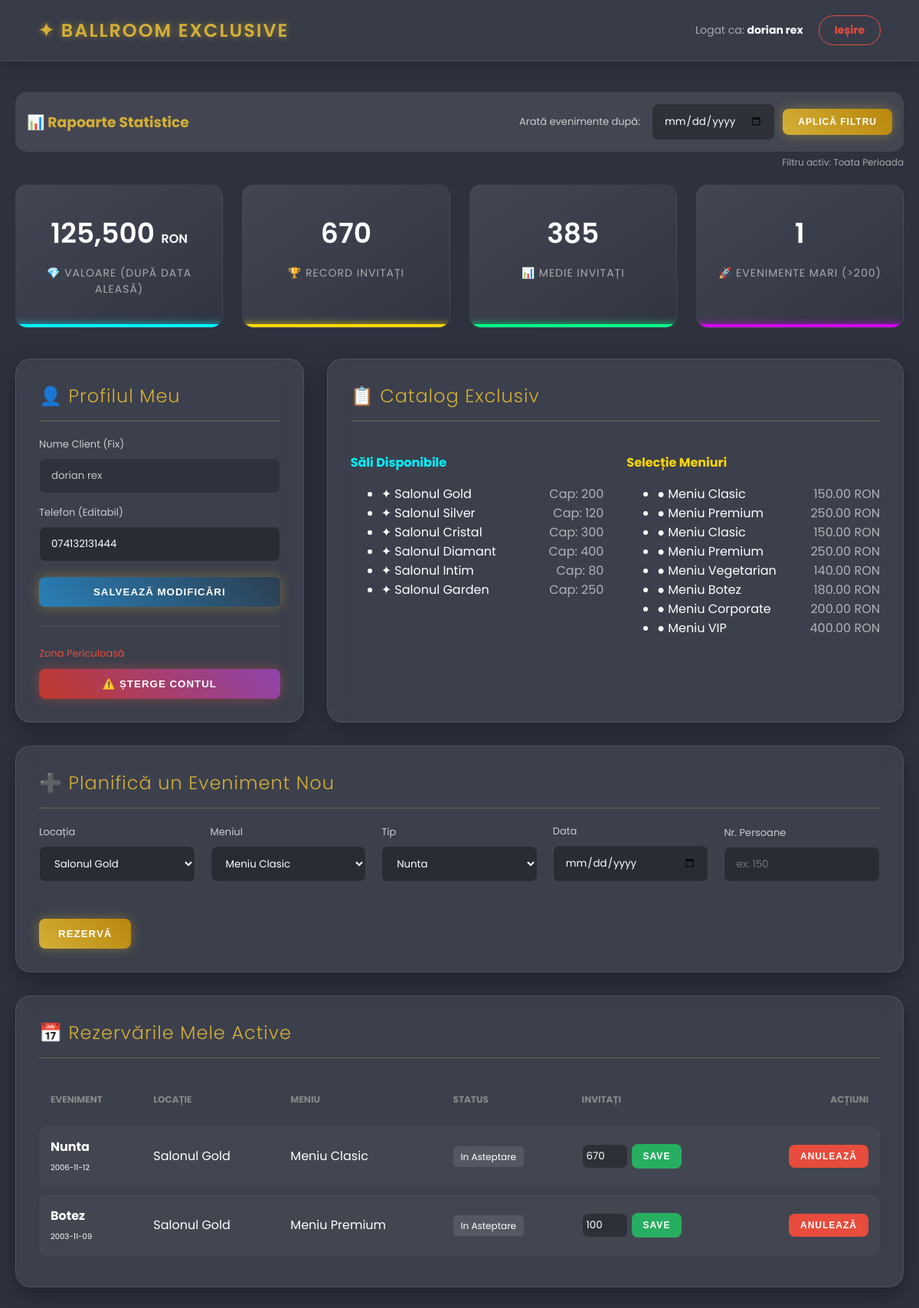
/dashboard.php (signed in), run on the app's committed database.
### tables this page shows
CREATE TABLE `client` (
  `client_id` int(11) NOT NULL,
  `nume` varchar(50) NOT NULL,
  `prenume` varchar(50) NOT NULL,
  `telefon` varchar(20) DEFAULT NULL,
  `email` varchar(100) DEFAULT NULL,
  `parola` varchar(50) DEFAULT NULL,
  `adresa` varchar(200) DEFAULT NULL
);

CREATE TABLE `sala` (
  `sala_id` int(11) NOT NULL,
  `denumire` varchar(100) DEFAULT NULL,
  `capacitate` int(11) DEFAULT NULL,
  `pret_inchiriere` decimal(10,2) DEFAULT NULL
);

CREATE TABLE `meniu` (
  `meniu_id` int(11) NOT NULL,
  `denumire` varchar(100) DEFAULT NULL,
  `pret_persoana` decimal(10,2) DEFAULT NULL,
  `descriere` text DEFAULT NULL
);

CREATE TABLE `eveniment` (
  `eveniment_id` int(11) NOT NULL,
  `client_id` int(11) DEFAULT NULL,
  `sala_id` int(11) DEFAULT NULL,
  `meniu_id` int(11) DEFAULT NULL,
  `tip_eveniment` varchar(50) DEFAULT NULL,
  `data_eveniment` date DEFAULT NULL,
  `numar_persoane` int(11) DEFAULT NULL,
  `status` varchar(50) DEFAULT NULL
);

### dashboard.php (the view, shortened to what this page needs)
<?php
$conn = new mysqli("localhost", "root", "", "ballroomdb");
$client_id = $_SESSION['client_id'];
$data_filtrare = "2000-01-01";
$text_afisat = "Toata Perioada";
?>
<!DOCTYPE html>
<html lang="ro">
<head>
</head>
<body>
    <div class="navbar">
        <div class="logo">✦ Ballroom Exclusive</div>
        <div style="display:flex; align-items:center; gap:20px;">
            <span style="font-size:14px; color:#aaa;">Logat ca: <strong style="color:white;"><?php echo $_SESSION['nume_client']; ?></strong></span>
            <a href="login.php" class="logout-link">Ieșire</a>
        </div>
    </div>
    <div class="container">
        <div class="filter-container">
            <h3 style="margin:0; color: #d4af37;">📊 Rapoarte Statistice</h3>
            <form method="POST" style="display:flex; gap:10px; align-items:center;">
                <label style="margin:0; margin-right:5px;">Arată evenimente după:</label>
                <input type="date" name="data_start" value="<?php echo ($data_filtrare == '2000-01-01') ? '' : $data_filtrare; ?>" style="width: auto;">
                <button type="submit" name="aplica_filtru_data" class="btn-glow" style="padding: 10px 20px; font-size:12px;">Aplică Filtru</button>
            </form>
        </div>
        <p style="text-align: right; font-size: 12px; color: #aaa; margin-top: -15px; margin-bottom: 20px;">Filtru activ: <?php echo $text_afisat; ?></p>
        <div class="stats-grid">
            <div class="stat-card blue">
                <?php
                $sql1 = "SELECT SUM(E.numar_persoane * M.pret_persoana) as val
                         FROM Eveniment E
                         JOIN Meniu M ON E.meniu_id = M.meniu_id
                         WHERE E.client_id = $client_id AND E.data_eveniment >= '$data_filtrare'";
                $r1 = $conn->query($sql1)->fetch_assoc();
                echo "<h3>" . number_format($r1['val'] ?? 0) . " <span style='font-size:16px'>RON</span></h3>";
                ?>
                <p>💎 Valoare (După Data Aleasă)</p>
            </div>
            <div class="stat-card gold">
                <?php
                $sql2 = "SELECT MAX(numar_persoane) as m
                         FROM Eveniment
                         WHERE client_id = $client_id AND data_eveniment >= '$data_filtrare'";
                $r2 = $conn->query($sql2)->fetch_assoc();
                echo "<h3>" . ($r2['m'] ?? 0) . "</h3>";
                ?>
                <p>🏆 Record Invitați</p>
            </div>
            <div class="stat-card green">
                <?php
                $sql3 = "SELECT AVG(numar_persoane) as a
                         FROM Eveniment
                         WHERE client_id = $client_id AND data_eveniment >= '$data_filtrare'";
                $r3 = $conn->query($sql3)->fetch_assoc();
                echo "<h3>" . round($r3['a'] ?? 0) . "</h3>";
                ?>
                <p>📊 Medie Invitați</p>
            </div>
            <div class="stat-card purple">
                <?php
                $sql4 = "SELECT COUNT(*) as nr
                         FROM Eveniment
                         WHERE client_id=$client_id
                         AND data_eveniment >= '$data_filtrare'
                         AND eveniment_id IN (SELECT eveniment_id FROM Eveniment WHERE numar_persoane > 200)";
                $r4 = $conn->query($sql4)->fetch_assoc();
                echo "<h3>" . ($r4['nr'] ?? 0) . "</h3>";
                ?>
                <p>🚀 Evenimente Mari (>200)</p>
            </div>
        </div>
        <div class="info-layout">
            <div class="glass-panel">
                <h2>👤 Profilul Meu</h2>
                <?php $client = $conn->query("SELECT * FROM Client WHERE client_id = $client_id")->fetch_assoc(); ?>
                <form method="POST">
                    <label>Nume Client (Fix)</label>
                    <input type="text" value="<?php echo $client['nume'] . ' ' . $client['prenume']; ?>" disabled style="opacity:0.7;">
                    <div style="margin-top:15px;">
                        <label>Telefon (Editabil)</label>
                        <input type="text" name="telefon_nou" value="<?php echo $client['telefon']; ?>">
                    </div>
                    <button type="submit" name="actualizeaza_profil" class="btn-glow" style="width:100%; margin-top:20px; background: linear-gradient(45deg, #2980b9, #2c3e50);">Salvează Modificări</button>
                </form>
                <hr style="border: 0; border-top: 1px solid rgba(255,255,255,0.1); margin: 25px 0;">
                <form method="POST" onsubmit="return confirm('ATENȚIE! Sigur vrei să ștergi contul?');">
                    <label style="color: #e74c3c; margin-bottom: 10px; display:block;">Zona Periculoasă</label>
                    <button type="submit" name="sterge_cont_client" class="btn-glow" style="width:100%; background: linear-gradient(45deg, #c0392b, #8e44ad); box-shadow: 0 0 15px rgba(231, 76, 60, 0.4);">⚠️ Șterge Contul</button>
                </form>
            </div>
            <div class="glass-panel">
                <h2>📋 Catalog Exclusiv</h2>
                <div style="display:flex; gap:30px;">
                    <div style="flex:1;">
                        <h4 style="color:#00f2ff; margin-bottom:10px;">Săli Disponibile</h4>
                        <ul><?php $s = $conn->query("SELECT denumire, capacitate FROM Sala"); while($row=$s->fetch_assoc()) echo "<li>✦ ".$row['denumire']." <span style='float:right; opacity:0.6'>Cap: ".$row['capacitate']."</span></li>"; ?></ul>
                    </div>
                    <div style="flex:1;">
                        <h4 style="color:#ffd700; margin-bottom:10px;">Selecție Meniuri</h4>
                        <ul><?php $m = $conn->query("SELECT denumire, pret_persoana FROM Meniu"); while($row=$m->fetch_assoc()) echo "<li>● ".$row['denumire']." <span style='float:right; opacity:0.6'>".$row['pret_persoana']." RON</span></li>"; ?></ul>
                    </div>
                </div>
            </div>
        </div>
        <div class="glass-panel">
            <h2>➕ Planifică un Eveniment Nou</h2>
            <form method="POST">
                <div class="form-row">
                    <div class="form-group"><label>Locația</label><select name="sala_id"><?php $s=$conn->query("SELECT * FROM Sala"); while($r=$s->fetch_assoc()) echo "<option style='color:black' value='".$r['sala_id']."'>".$r['denumire']."</option>"; ?></select></div>
                    <div class="form-group"><label>Meniul</label><select name="meniu_id"><?php $m=$conn->query("SELECT * FROM Meniu"); while($r=$m->fetch_assoc()) echo "<option style='color:black' value='".$r['meniu_id']."'>".$r['denumire']."</option>"; ?></select></div>
                    <div class="form-group"><label>Tip</label><select name="tip_eveniment"><option style='color:black'>Nunta</option><option style='color:black'>Botez</option><option style='color:black'>Gala</option></select></div>
                    <div class="form-group"><label>Data</label><input type="date" name="data_eveniment" required></div>
                    <div class="form-group"><label>Nr. Persoane</label><input type="number" name="nr_persoane" placeholder="ex: 150" required></div>
                    <div class="form-group" style="flex:0;"><label>&nbsp;</label><button type="submit" name="adauga_rezervare" class="btn-glow">Rezervă</button></div>
                </div>
            </form>
        </div>
        <div class="glass-panel">
            <h2>📅 Rezervările Mele Active</h2>
            <table>
                <thead><tr><th>Eveniment</th><th>Locație</th><th>Meniu</th><th>Status</th><th>Invitați</th><th style="text-align:right">Acțiuni</th></tr></thead>
                <tbody>
                <?php
                $list = $conn->query("SELECT E.eveniment_id, E.tip_eveniment, E.numar_persoane, E.status, E.data_eveniment, S.denumire as sala, M.denumire as meniu
                                      FROM Eveniment E JOIN Sala S ON E.sala_id=S.sala_id JOIN Meniu M ON E.meniu_id=M.meniu_id
                                      WHERE E.client_id=$client_id ORDER BY E.data_eveniment DESC");
                if ($list->num_rows > 0) {
                    while($row = $list->fetch_assoc()) {
                        echo "<tr>
                            <td><strong style='color:white'>".$row['tip_eveniment']."</strong><br><span style='font-size:10px'>".$row['data_eveniment']."</span></td>
                            <td>".$row['sala']."</td>
                            <td>".$row['meniu']."</td>
                            <td><span style='padding:5px 10px; background:rgba(255,255,255,0.1); border-radius:5px; font-size:12px;'>".$row['status']."</span></td>
                            <td><form method='POST' style='display:flex; gap:5px;'><input type='hidden' name='id_eveniment_update' value='".$row['eveniment_id']."'><input type='number' name='nr_persoane_nou' value='".$row['numar_persoane']."' style='width:60px; padding:5px;'><button type='submit' name='actualizeaza_nr' class='btn-action save'>Save</button></form></td>
                            <td style='text-align:right'><form method='POST' onsubmit=\"return confirm('Sigur anulezi?');\"><input type='hidden' name='id_eveniment' value='".$row['eveniment_id']."'><button type='submit' name='sterge_rezervare' class='btn-action delete'>Anulează</button></form></td>
                        </tr>";
                    }
                } else {
                    echo "<tr><td colspan='6' style='text-align:center; padding:30px; color:#666;'>Nu există rezervări.</td></tr>";
                }
                ?>
                </tbody>
            </table>
        </div>
    </div>
</body>
</html>

### dashboard.php (style rules this page uses)
body { margin: 0; font-family: 'Poppins', sans-serif; background: url('https://images.unsplash.com/photo-1542314831-068cd1dbfeeb?q=80&w=2070&auto=format&fit=crop') no-repeat center center fixed; background-size: cover; color: white; padding-bottom: 50px; }
body::before { content: ''; position: fixed; top: 0; left: 0; width: 100%; height: 100%; background: rgba(10, 15, 30, 0.85); z-index: -1; }
.navbar { background: rgba(255, 255, 255, 0.05); backdrop-filter: blur(10px); padding: 20px 50px; display: flex; justify-content: space-between; align-items: center; border-bottom: 1px solid rgba(255, 255, 255, 0.1); box-shadow: 0 5px 20px rgba(0,0,0,0.2); }
.logo { font-size: 24px; font-weight: 600; color: #d4af37; text-transform: uppercase; letter-spacing: 2px; text-shadow: 0 0 10px rgba(212, 175, 55, 0.5); }
.container { max-width: 1200px; margin: 40px auto; padding: 0 20px; }
.glass-panel { background: rgba(255, 255, 255, 0.07); backdrop-filter: blur(15px); border: 1px solid rgba(255, 255, 255, 0.1); border-radius: 20px; padding: 30px; margin-bottom: 30px; box-shadow: 0 10px 30px rgba(0,0,0,0.3); transition: transform 0.3s ease; }
h2 { margin-top: 0; color: #d4af37; font-weight: 300; border-bottom: 1px solid rgba(212, 175, 55, 0.3); padding-bottom: 15px; letter-spacing: 1px; }
.stats-grid { display: grid; grid-template-columns: repeat(auto-fit, minmax(250px, 1fr)); gap: 25px; margin-bottom: 40px; }
.stat-card { background: linear-gradient(145deg, rgba(255,255,255,0.1), rgba(255,255,255,0.02)); padding: 25px; border-radius: 15px; text-align: center; border: 1px solid rgba(255,255,255,0.05); position: relative; overflow: hidden; }
.stat-card::after { content: ''; position: absolute; bottom: 0; left: 0; width: 100%; height: 4px; }
.blue::after { background: #00f2ff; box-shadow: 0 0 10px #00f2ff; }
.gold::after { background: #ffd700; box-shadow: 0 0 10px #ffd700; }
.green::after { background: #00ff87; box-shadow: 0 0 10px #00ff87; }
.purple::after { background: #d500f9; box-shadow: 0 0 10px #d500f9; }
.stat-card h3 { margin: 10px 0; font-size: 36px; font-weight: 600; color: white; }
.stat-card p { color: #aaa; font-size: 14px; text-transform: uppercase; letter-spacing: 1px; }
input, select { width: 100%; padding: 12px 15px; background: rgba(0, 0, 0, 0.3); border: 1px solid rgba(255, 255, 255, 0.1); border-radius: 8px; color: white; font-family: 'Poppins', sans-serif; box-sizing: border-box; transition: 0.3s; }
button { padding: 12px 25px; border: none; border-radius: 8px; cursor: pointer; font-weight: 600; text-transform: uppercase; letter-spacing: 1px; transition: 0.3s; color: white; }
.btn-glow { background: linear-gradient(45deg, #d4af37, #b8860b); box-shadow: 0 0 15px rgba(212, 175, 55, 0.4); }
.form-row { display: flex; gap: 20px; flex-wrap: wrap; align-items: flex-end; }
.form-group { flex: 1; min-width: 180px; }
label { display: block; margin-bottom: 8px; color: #ccc; font-size: 13px; }
table { width: 100%; border-collapse: separate; border-spacing: 0 10px; margin-top: 10px; }
th { text-align: left; padding: 15px; color: #888; font-size: 12px; text-transform: uppercase; }
td { padding: 15px; background: rgba(255,255,255,0.03); vertical-align: middle; }
td:first-child { border-radius: 10px 0 0 10px; }
td:last-child { border-radius: 0 10px 10px 0; }
.info-layout { display: grid; grid-template-columns: 1fr 2fr; gap: 30px; }
.logout-link { color: #e74c3c; text-decoration: none; font-size: 14px; font-weight: bold; padding: 8px 20px; border: 1px solid #e74c3c; border-radius: 30px; }
.btn-action { padding: 8px 15px; font-size: 12px; width: auto; }
.save { background: #27ae60; }
.delete { background: #e74c3c; }
.filter-container { background: rgba(255,255,255,0.1); padding: 15px; border-radius: 15px; margin-bottom: 20px; display: flex; justify-content: space-between; align-items: center; }

### data on the page
client: nume+prenume "dorian rex", telefon_nou "074132131444"
sala: denumire "Salonul Gold", capacitate "200"
sala: denumire "Salonul Silver", capacitate "120"
sala: denumire "Salonul Cristal", capacitate "300"
sala: denumire "Salonul Diamant", capacitate "400"
sala: denumire "Salonul Intim", capacitate "80"
sala: denumire "Salonul Garden", capacitate "250"
meniu: denumire "Meniu Clasic", pret_persoana "150.00"
meniu: denumire "Meniu Premium", pret_persoana "250.00"
meniu: denumire "Meniu Clasic", pret_persoana "150.00"
meniu: denumire "Meniu Premium", pret_persoana "250.00"
meniu: denumire "Meniu Vegetarian", pret_persoana "140.00"
meniu: denumire "Meniu Botez", pret_persoana "180.00"
meniu: denumire "Meniu Corporate", pret_persoana "200.00"
meniu: denumire "Meniu VIP", pret_persoana "400.00"
eveniment: tip_eveniment "Nunta", data_eveniment "2006-11-12", sala.denumire "Salonul Gold", meniu.denumire "Meniu Clasic", status "In Asteptare", nr_persoane_nou "670"
eveniment: tip_eveniment "Botez", data_eveniment "2003-11-09", sala.denumire "Salonul Gold", meniu.denumire "Meniu Premium", status "In Asteptare", nr_persoane_nou "100"

### other printed values
$_SESSION['nume_client'] "dorian rex"
$text_afisat "Toata Perioada"
$r1['val'] "125,500"
$r2['m'] "670"
$r3['a'] "385"
$r4['nr'] "1"
form field sala_id "Salonul Gold"
form field meniu_id "Meniu Clasic"
